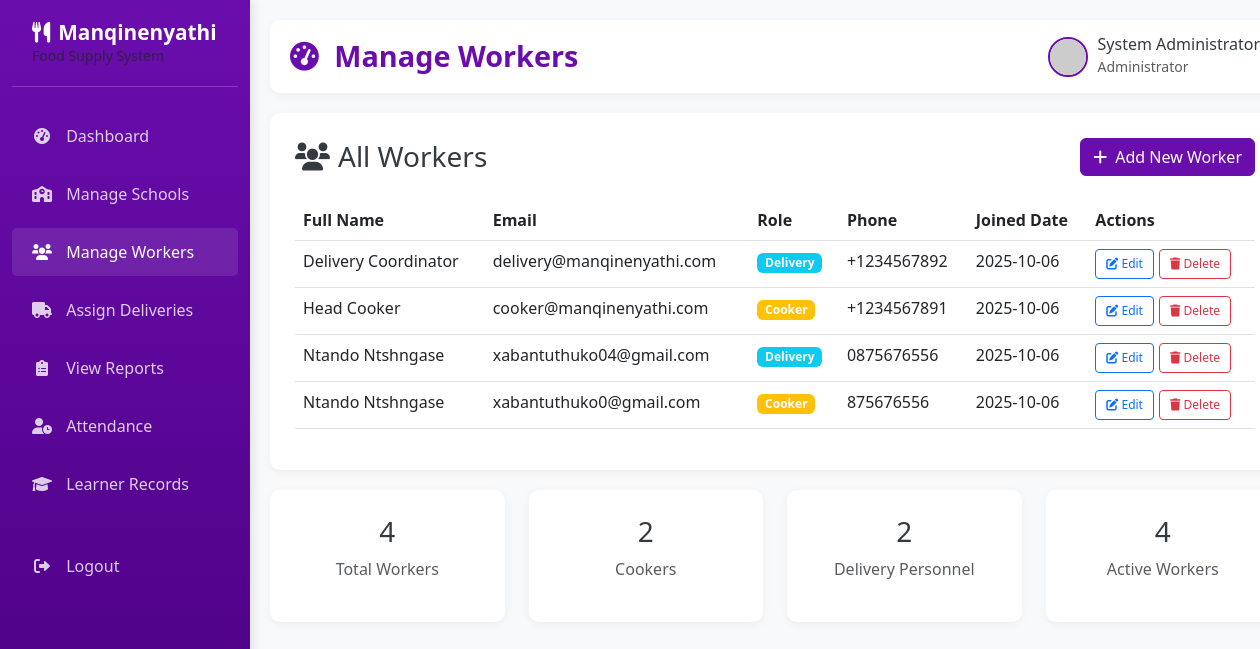
Screenshot of /admin/workers (signed in) with the database file from the repository.
### app.py (models this page shows, shortened)
class User(db.Model):
    __tablename__ = 'users'
    user_id = db.Column(db.Integer, primary_key=True)
    full_name = db.Column(db.String(100), nullable=False)
    email = db.Column(db.String(100), unique=True, nullable=False)
    password = db.Column(db.String(255), nullable=False)
    role = db.Column(db.Enum('admin', 'cooker', 'delivery'), nullable=False)
    phone = db.Column(db.String(20))
    created_at = db.Column(db.DateTime, default=datetime.utcnow)
    deliveries = db.relationship('Delivery', backref='delivery_guy', foreign_keys='Delivery.delivery_guy_id')
    attendance = db.relationship('Attendance', backref='cooker', foreign_keys='Attendance.cooker_id')
    learners = db.relationship('Learner', backref='cooker', foreign_keys='Learner.cooker_id')

### app.py (the view)
@app.route('/admin/workers')
def manage_workers():
    if session.get('role') != 'admin':
        return redirect(url_for('home'))
    workers = User.query.filter(User.role.in_(['cooker', 'delivery'])).order_by(User.full_name).all()
    return render_template('manage_workers.html', workers=workers)

### templates/manage_workers.html (shortened to what this page needs)
{% extends "admin_base.html" %}
{% block page_title %}Manage Workers{% endblock %}
{% block content %}
<div class="content-card">
    <div class="d-flex justify-content-between align-items-center mb-4">
        <h3 class="mb-0"><i class="fas fa-users me-2"></i>All Workers</h3>
        <a href="{{ url_for('add_worker') }}" class="btn btn-primary">
            <i class="fas fa-plus me-1"></i> Add New Worker
        </a>
    </div>
    {% if workers %}
    <div class="table-responsive">
        <table class="table table-hover">
            <thead>
                <tr>
                    <th>Full Name</th>
                    <th>Email</th>
                    <th>Role</th>
                    <th>Phone</th>
                    <th>Joined Date</th>
                    <th>Actions</th>
                </tr>
            </thead>
            <tbody>
                {% for worker in workers %}
                <tr>
                    <td>{{ worker.full_name }}</td>
                    <td>{{ worker.email }}</td>
                    <td>
                        <span class="badge {% if worker.role == 'cooker' %}bg-warning{% else %}bg-info{% endif %}">
                            {{ worker.role|title }}
                        </span>
                    </td>
                    <td>{{ worker.phone }}</td>
                    <td>{{ worker.created_at.strftime('%Y-%m-%d') }}</td>
                    <td>
                        <div class="action-buttons">
                            <a href="{{ url_for('edit_worker', worker_id=worker.user_id) }}" class="btn btn-outline-primary btn-sm">
                                <i class="fas fa-edit"></i> Edit
                            </a>
                            <form action="{{ url_for('delete_worker', worker_id=worker.user_id) }}" method="POST" class="d-inline">
                                <button type="submit" class="btn btn-outline-danger btn-sm" onclick="return confirm('Are you sure you want to delete this worker?')">
                                    <i class="fas fa-trash"></i> Delete
                                </button>
                            </form>
                        </div>
                    </td>
                </tr>
                {% endfor %}
            </tbody>
        </table>
    </div>
    {% endif %}
</div>
<div class="row">
    <div class="col-md-3">
        <div class="content-card text-center">
            <h3>{{ workers|length }}</h3>
            <p class="text-muted">Total Workers</p>
        </div>
    </div>
    <div class="col-md-3">
        <div class="content-card text-center">
            <h3>{{ workers|selectattr('role', 'equalto', 'cooker')|list|length }}</h3>
            <p class="text-muted">Cookers</p>
        </div>
    </div>
    <div class="col-md-3">
        <div class="content-card text-center">
            <h3>{{ workers|selectattr('role', 'equalto', 'delivery')|list|length }}</h3>
            <p class="text-muted">Delivery Personnel</p>
        </div>
    </div>
    <div class="col-md-3">
        <div class="content-card text-center">
            <h3>{{ workers|length }}</h3>
            <p class="text-muted">Active Workers</p>
        </div>
    </div>
</div>
{% endblock %}

### templates/admin_base.html (style rules this page uses)
:root { --primary-purple: #6a0dad; --light-purple: #8a2be2; --dark-purple: #4b0082; --accent-purple: #9370db; --white: #ffffff; --light-gray: #f8f9fa; --medium-gray: #e9ecef; --dark-gray: #6c757d; --text-dark: #343a40; }
body { font-family: 'Segoe UI', Tahoma, Geneva, Verdana, sans-serif; background-color: var(--light-gray); color: var(--text-dark); }
.content-card { background-color: var(--white); border-radius: 10px; box-shadow: 0 2px 10px rgba(0, 0, 0, 0.05); padding: 25px; margin-bottom: 20px; }
.btn-primary { background-color: var(--primary-purple); border-color: var(--primary-purple); }

### templates/manage_workers.html (style rules this page uses)
.action-buttons { display: flex; gap: 5px; }
.btn-sm { padding: 5px 10px; font-size: 12px; }
.badge { font-size: 0.75em; padding: 0.35em 0.65em; }

### rows the page displays
User: full_name "Delivery Coordinator", email "delivery@manqinenyathi.com", role "Delivery", phone "+1234567892", created_at "2025-10-06"
User: full_name "Head Cooker", email "cooker@manqinenyathi.com", role "Cooker", phone "+1234567891", created_at "2025-10-06"
User: full_name "Ntando Ntshngase", email "xabantuthuko04@gmail.com", role "Delivery", phone "0875676556", created_at "2025-10-06"
User: full_name "Ntando Ntshngase", email "xabantuthuko0@gmail.com", role "Cooker", phone "875676556", created_at "2025-10-06"

### other values shown
{{ session.get('username', 'Admin User') }} "System Administrator"
{{ workers|length }} "4"
{{ workers|selectattr('role', 'equalto', 'cooker')|list|length }} "2"
{{ workers|selectattr('role', 'equalto', 'delivery')|list|length }} "2"
